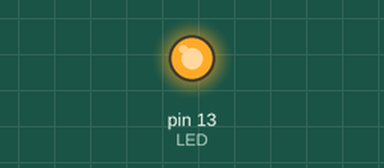
Simulated run of this sketch. Board: Arduino Uno, built with avr-gcc and run on an emulated ATmega328P. Shown: output pins drawn as LEDs (lit = HIGH). What the sketch prints to the serial monitor is not drawn.

Above: at 0.1 s.
Timing chart, 0 to 1.6 s (numbered marks = the images above):
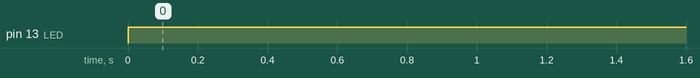

Measured:
- by itself, pin 13 (LED): LOW → HIGH at 0.00 s

The sketch:

sketch_nov18b.ino
```cpp
/**
 * @author Diego Hernández Delgado
 * @author Sebastián González Hacker
 * @author Rogelio Torres Olivera
 * @author Santiago Moreno Rojas
 * @professor Sergio Hernández Sánchez
 * @date 23-11-2022
 * @university ITAM
 * @subject Principios de Mecatrónica
 * @details Hola
*/

// Definición de puertos y variables
#define LED 13

int estado;
int light_dif;

// Función de setup
void setup() {
  //Definición del puerto como salida y baudaje de 9600 en el Serial
  pinMode(LED, OUTPUT);
  Serial.begin(9600);
}


// Función loop
void loop() {
  //Switch con el estado que le da sentido a la máquina de estado
  switch(estado){
    case 0:
      Serial.println("Estado 0");
      estado = 1;
      break;

    case 1:
      Serial.println("Estado 1");
      digitalWrite(LED, LOW); //Se apaga el led
      lightSensor();
      //Si la diferencia de luz entre el fotorresistor derecho y el izquierdo es menor a 30,
      // se pasa al estado dos y si no se pasa al estado 0
      if( abs(light_dif) < 30 ){
        estado = 2;
      }else{
        estado = 0;
      }
      break;

    case 2:
      Serial.println("Estado 2");
      digitalWrite(LED, HIGH); // Se enciende el led
      delay(1000);
      break;
  }
}

//Función auxiliar que simula la diferencia de los sensores de luz
void lightSensor(){
  light_dif = 20;

}
```
